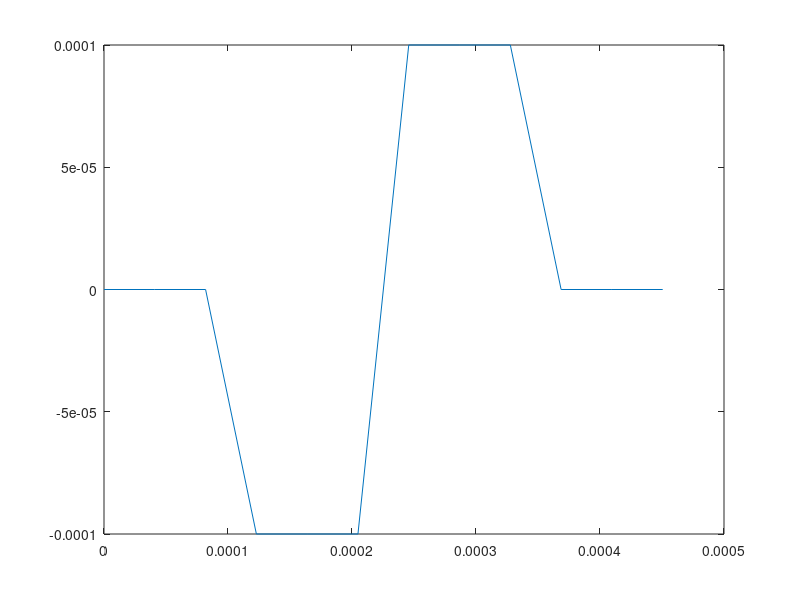

Recreate this plot in MATLAB.
% script for generating a charge-balanced stim pulse waveform with
% cathodic-anodic symmetric shape. cathodic part is ~120 microseconds long,
% same for anodic, with total pulse time of ~240 microseconds. 



fs = 24414.0625; % sampling frequency that I expect to use in TDT
dt = 1/fs;

zeropad = [0 0 0];
waveformBase = [-1 -1 -1 1 1 1];
gain = 100/1e6; % factor to multiply waveform by to get it to the desired current value

waveform = [zeropad waveformBase zeropad] * gain;
t = [0:(length(waveform)-1)] * dt;
figure; plot(t, waveform)
